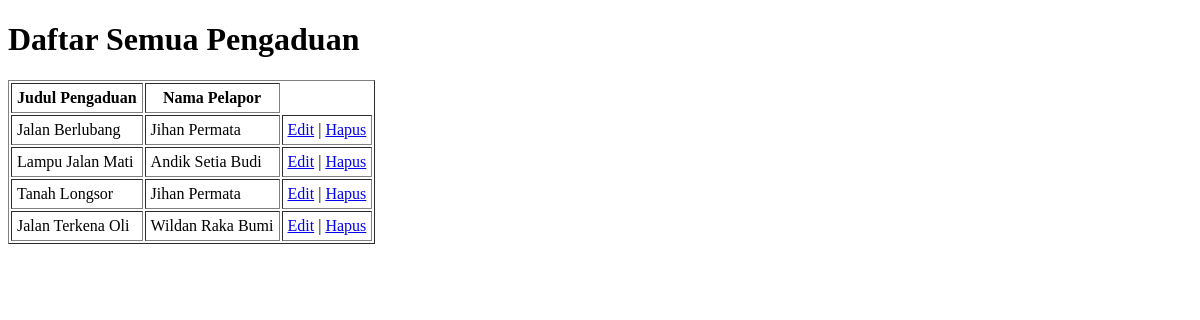
Before: /warga/pengaduan/ with the older database file.
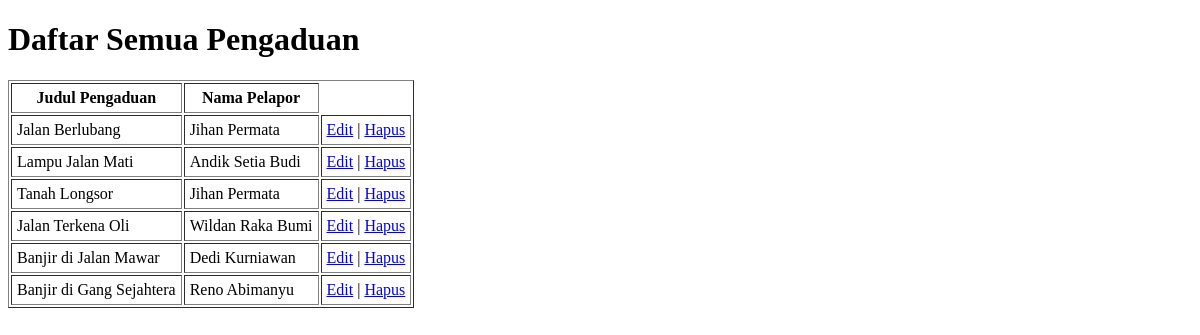
After: the same page with the newer database file.
### warga/models.py (models this page shows, shortened)
class Pengaduan(models.Model):
    STATUS_CHOICES = [
        ('BARU', 'Baru'),
        ('DIPROSES', 'Diproses'),
        ('SELESAI', 'Selesai'),
    ]
    judul = models.CharField(max_length=200)
    deskripsi = models.TextField()
    status = models.CharField(max_length=10, choices=STATUS_CHOICES, default='BARU')
    tanggal_lapor = models.DateTimeField(auto_now_add=True)
    pelapor = models.ForeignKey(Warga, on_delete=models.CASCADE, related_name='pengaduan')

class Warga(models.Model):
    nik = models.CharField(max_length=16, unique=True, verbose_name="Nomor Induk Kependudukan")
    nama_lengkap = models.CharField(max_length=100, verbose_name="Nama Lengkap")
    alamat = models.TextField(verbose_name="Alamat Tinggal")
    no_telepon = models.CharField(max_length=15, blank=True, verbose_name="Nomor Telepon")
    tanggal_registrasi = models.DateTimeField(auto_now_add=True)
    tanggal_lahir = models.DateField(verbose_name="Tanggal Lahir", null=True, blank=True)
    jenis_kelamin = models.CharField(
        max_length=10,
        choices=[('Laki-laki', 'Laki-laki'), ('Perempuan', 'Perempuan')],
        verbose_name="Jenis Kelamin",
        null=True,
        blank=True
    )

### warga/views.py (the view)
# urls.py: path('pengaduan/', PengaduanListView.as_view(), name='pengaduan-list'),
class PengaduanListView(ListView):
    model = Pengaduan
    template_name = 'warga/pengaduan_list.html'
    context_object_name = 'object_list'

### warga/templates/warga/pengaduan_list.html (shortened to what this page needs)
<!DOCTYPE html>
<html lang="en">
<head>
</head>
<body>
    {% block content %}
    <h1>Daftar Semua Pengaduan</h1>
    <table border="1" cellpadding="5">
        <tr>
            <th>Judul Pengaduan</th>
            <th>Nama Pelapor</th>
        </tr>
        {% for pengaduan in object_list %}
        <tr>
            <td>{{ pengaduan.judul }}</td>
            <td>{{ pengaduan.pelapor.nama_lengkap }}</td>
            <td>
                <a href="{% url 'pengaduan-edit' pengaduan.pk %}">Edit</a> |
                <a href="{% url 'pengaduan-hapus' pengaduan.pk %}">Hapus</a>
            </td>
        </tr>
        {% empty %}
        <tr>
            <td colspan="2">Belum ada pengaduan.</td>
        </tr>
        {% endfor %}
    </table>
    {% endblock %}
</body>
</html>

Changed rows visible on the page:
added Pengaduan: judul "Banjir di Jalan Mawar", pelapor.nama_lengkap "Dedi Kurniawan"
added Pengaduan: judul "Banjir di Gang Sejahtera", pelapor.nama_lengkap "Reno Abimanyu"
